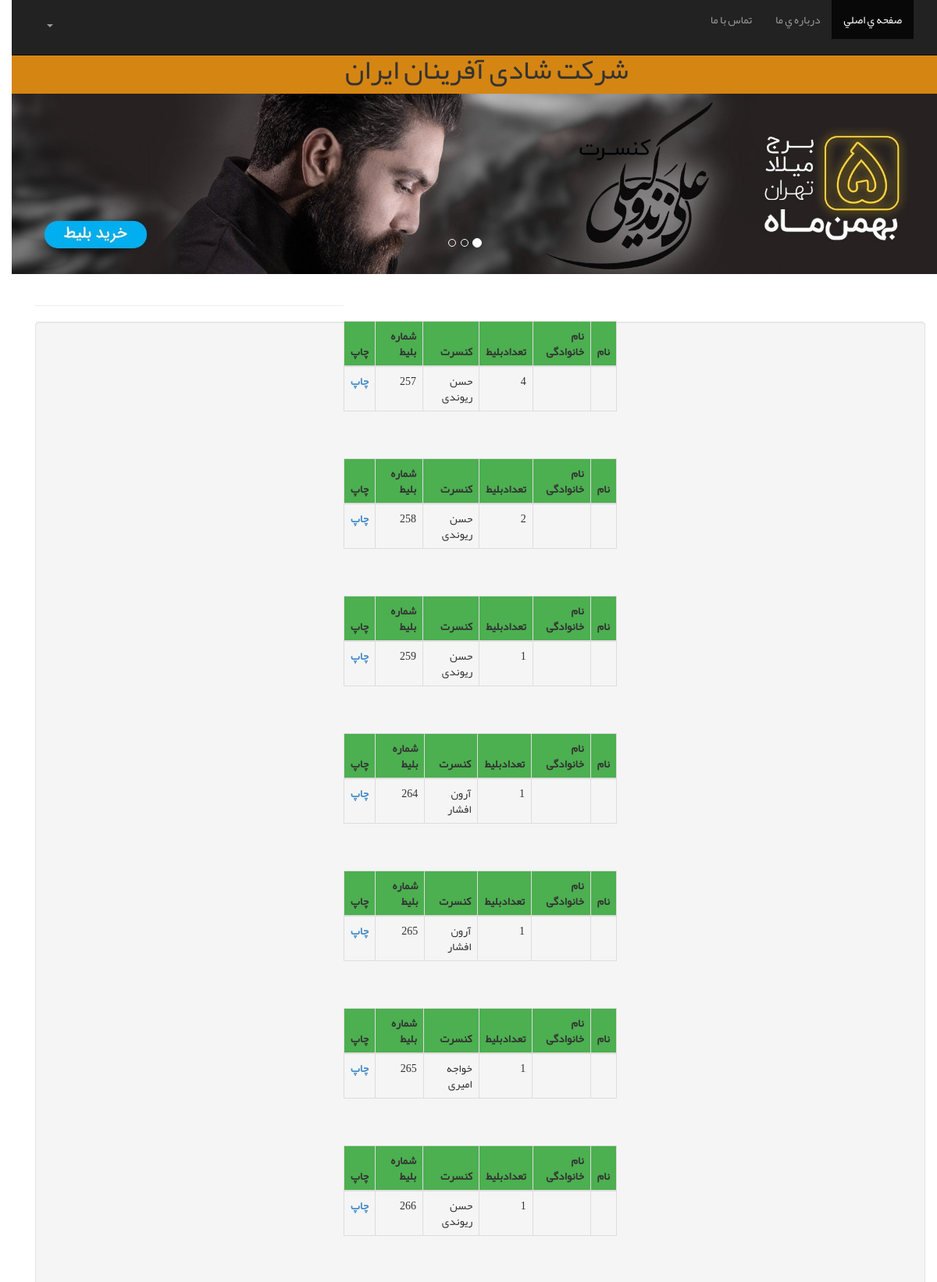
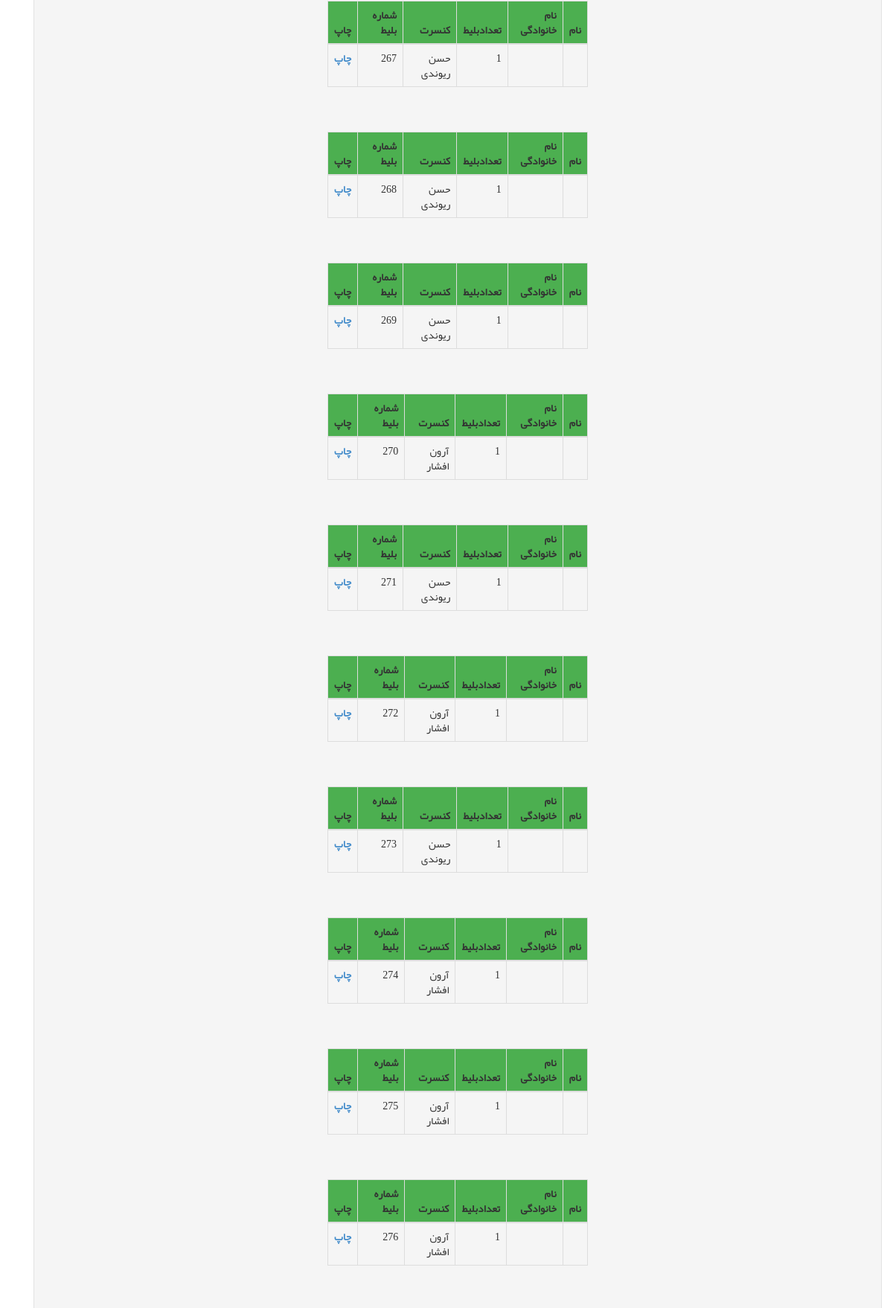
/accounts/dashboard (signed in, upper part), run on the app's committed database (2 pictures, top to bottom).
### customer/models.py (models this page shows, shortened)
class Ticket(models.Model):
    user = models.ForeignKey(User, on_delete=models.CASCADE, null=True)
    order = models.ForeignKey(Order, on_delete=models.CASCADE)
    product = models.ForeignKey(Product, related_name='order_items', on_delete=models.CASCADE)
    datetime = models.DateTimeField(auto_now_add=True)
    quantity = models.PositiveIntegerField(default=1)
    qrcode = models.ImageField(upload_to='qrcode', blank=True, null=True)

class Order(models.Model):
    name = models.CharField(max_length=200)
    phone = models.IntegerField()
    national = models.IntegerField()
    created = models.DateTimeField(auto_now_add=True)
    paid = models.BooleanField(default=False)
    class Meta:
        ordering = ('-created',)
    def get_absolute_url(self):
        return reverse('ticket_pdf', args=[str(self.id)])

### shop/models.py (models this page shows, shortened)
class Product(models.Model):
    name = models.CharField(max_length=200, db_index=True)
    slug = models.SlugField(max_length=200, db_index=True)
    image_main = models.ImageField(upload_to='photos/%Y/%m/%d/')
    image = models.ImageField(upload_to='photos/%Y/%m/%d/', blank=True)
    description=models.TextField(blank=True)
    makan=models.TextField(blank=True)
    zaman=models.TextField(blank=True)
    price=models.PositiveIntegerField()
    capacity=models.PositiveIntegerField()
    available=models.BooleanField(default=True)
    created=models.DateTimeField(auto_now_add=True)
    updated=models.DateTimeField(auto_now=True)
    class Meta:
        ordering=('-created',)
        index_together=(('id', 'slug'),)

### accounts/views.py (the view)
# urls.py: url('dashboard', views.dashboard, name='dashboard'),
def dashboard(request):
    return render(request, 'accounts/dashboard.html', )

### templates/accounts/dashboard.html
{%extends 'page/base.html'%}
{% load static %}
{% block content %}
{% if user.is_authenticated%}
           {%for ticket in user.ticket_set.all%}
{% with order=ticket.order %}
           {% with product=ticket.product %}
<div class="row col-md-4 col-md-offset-4" style="margin-top: 40px;">
 <table class="table table-bordered ">
        <thead style="background-color: #4CAF50">
            <tr>
                <th>نام</th>
                <th>نام خانوادگی</th>
                <th>تعدادبلیط</th>
                <th>کنسرت</th>
                 <th>شماره بلیط</th>
                <th>چاپ</th>
            </tr>
        </thead>
      <tbody>
            <tr>
                <td>{{order.firstName}}</td>
                <td>{{order.lastName}}</td>
                <td>{{ticket.quantity}}</td>
                <td>{{product.name}}</td>
                <td>{{order.id}}</td>
                <th><a href="{{ order.get_absolute_url }}">
             چاپ
         </a></th>
            </tr>
 </tbody>
    </table>
</div>
{%endwith%}
            {%endwith%}
{%endfor%}
{%endif%}
{%endblock%}

### ticketSite/static/css/modern-business.css (style rules this page uses)
html, body { height: 100%; }
body { padding-top: 50px; }

### data on the page
Ticket: product.name "حسن ریوندی", order.id "257"
Ticket: product.name "حسن ریوندی", order.id "258"
Ticket: product.name "حسن ریوندی", order.id "259"
Ticket: product.name "آرون افشار", order.id "264"
Ticket: product.name "آرون افشار", order.id "265"
Ticket: product.name "خواجه امیری", order.id "265"
Ticket: product.name "حسن ریوندی", order.id "266"
Ticket: product.name "حسن ریوندی", order.id "267"
Ticket: product.name "حسن ریوندی", order.id "268"
Ticket: product.name "حسن ریوندی", order.id "269"
Ticket: product.name "آرون افشار", order.id "270"
Ticket: product.name "حسن ریوندی", order.id "271"
Ticket: product.name "آرون افشار", order.id "272"
Ticket: product.name "حسن ریوندی", order.id "273"
Ticket: product.name "آرون افشار", order.id "274"
Ticket: product.name "آرون افشار", order.id "275"
Ticket: product.name "آرون افشار", order.id "276"
